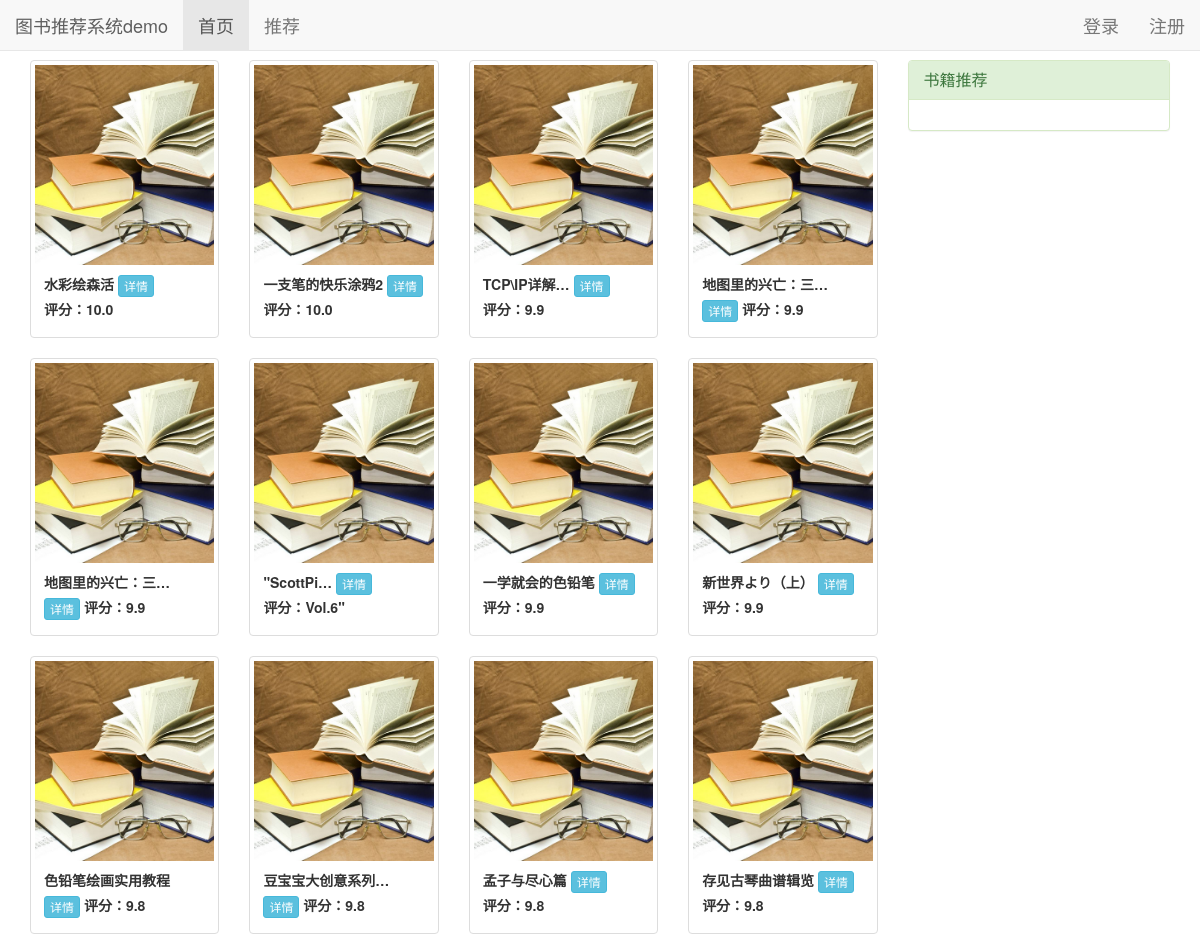
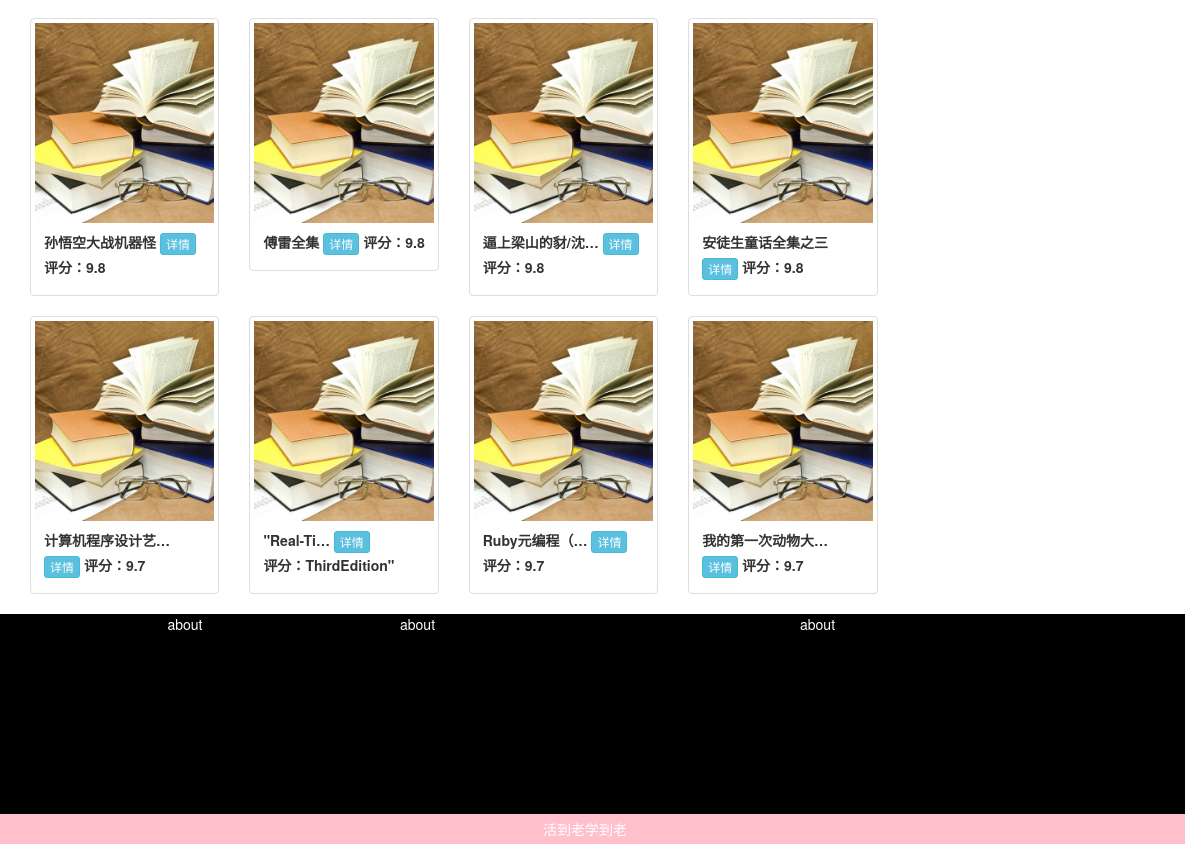
The page / on the database its author committed (2 pictures, top to bottom).
### bookStore/models.py (models this page shows, shortened)
class Book(models.Model):
    name=models.CharField(verbose_name='书名',max_length=50,blank=False,default='')
    rating=models.CharField(verbose_name='评分',max_length=5,default='0')
    price=models.FloatField(verbose_name='价格',blank=False,default=0)
    cover=models.ImageField(verbose_name='封面',upload_to='upload/%Y/%m/%d',default='img/default.png',storage=ImageStorage())
    introduction=models.CharField(verbose_name='介绍',max_length=200,blank=True,default='')
    publish=models.CharField(verbose_name='出版社',max_length=50,default='',blank=True)
    url=models.URLField(verbose_name='URL',blank=True,default='')
    class Meta:
        verbose_name='图书管理'
        verbose_name_plural='图书管理'

### bookStore/views.py (the view)
# urls.py: path('',views.index,name='index'),
def index(request):
    book_list =Book.objects.alias()[:20]
    return render(request,'home/index.html',locals())

### templates/home/index.html (shortened to what this page needs)
{%extends 'base.html'%}
{%block content%}
            <div class="row">
                {% for book in book_list %}
                <div class="col-md-3">
                    <div class="thumbnail">
                        <img style="height:200px;" src="{{ MEDIA_URL }}{{ book.cover }}"
                        alt="通用的占位符缩略图">
                        <div class="caption">
                            <label>{{ book.name|truncatechars:9 }}</label>
                                <a href="{% url 'bookinfo' book.id %}" class="btn btn-info btn-xs" role="button">
                                    详情
                                </a>
                                <label>评分：{{ book.rating }}</label>
                        </div>
                    </div>
                </div>
                {% endfor %}
            </div>
{%endblock%}

### templates/base.html (shortened to what this page needs)
{% load static %}
<!DOCTYPE html>
<html>
<head>
	<link rel="stylesheet" href="{% static  'css/bootstrap.min.css' %}">
</head>
<body>
<nav class="navbar navbar-default navbar-fixed-top" role="navigation">
	<div class="container-fluid">
	<div class="navbar-header" style="font-size:20px;">
		<a class="navbar-brand" href="#">图书推荐系统demo</a>
	</div>
        <div style="font-size:18px;">
            <ul class="nav navbar-nav navbar-right">
                {% if request.user.is_authenticated %}
                    <li><a href="" >欢迎:{{ request.user.username }}</a></li>
                    <li><a href="{% url 'logout' %}" rel="nofollow" >退出</a></li>
                {% else %}
                    <li><a href="{% url 'login' %}" >登录</a></li>
                    <li><a href="{% url 'register' %}" rel="nofollow" >注册</a></li>
                {% endif %}
            </ul>
        </div>
	<div style="font-size:18px;">
		<ul class="nav navbar-nav">
			<li class="active"><a href="/">首页</a></li>
			<li><a href="{% url 'recommend_book' %}">推荐</a></li>
		</ul>
	</div>
	</div>
</nav>
<div class="container" style="margin-top:60px;">
    <div class="row">
        <div class="col-md-9">
{%block content%}
            {%endblock%}
        </div>
        <div class="col-md-3" >
            <div class="panel panel-success">
    <div class="panel-heading">
        <h3 class="panel-title">
            书籍推荐
        </h3>
    </div>
    <div class="panel-body">
    </div>
</div>
        </div>
    </div>
</div>
<div class="row" style="height:200px;width:100%;background:black;color:white">
    <div class="col-md-4" style="text-align:center">
        about
    </div>
        <div class="col-md-4">
        about
    </div>
        <div class="col-md-4">
        about
    </div>
</div>
<div class="row" style="height:30px;color:white;width:100%;background:pink;text-align:center;line-height:30px;">活到老学到老</div>
</body>
</html>

### rows shown on the page
Book: cover (placeholder picture), name "水彩绘森活", rating "10.0"
Book: cover (placeholder picture), name "一支笔的快乐涂鸦2", rating "10.0"
Book: cover (placeholder picture), name "TCP\\IP详解…", rating "9.9"
Book: cover (placeholder picture), name "地图里的兴亡：三…", rating "9.9"
Book: cover (placeholder picture), name "地图里的兴亡：三…", rating "9.9"
Book: cover (placeholder picture), name "\"ScottPi…", rating "Vol.6\""
Book: cover (placeholder picture), name "一学就会的色铅笔", rating "9.9"
Book: cover (placeholder picture), name "新世界より（上）", rating "9.9"
Book: cover (placeholder picture), name "色铅笔绘画实用教程", rating "9.8"
Book: cover (placeholder picture), name "豆宝宝大创意系列…", rating "9.8"
Book: cover (placeholder picture), name "孟子与尽心篇", rating "9.8"
Book: cover (placeholder picture), name "存见古琴曲谱辑览", rating "9.8"
Book: cover (placeholder picture), name "孙悟空大战机器怪", rating "9.8"
Book: cover (placeholder picture), name "傅雷全集", rating "9.8"
Book: cover (placeholder picture), name "逼上梁山的豺/沈…", rating "9.8"
Book: cover (placeholder picture), name "安徒生童话全集之三", rating "9.8"
Book: cover (placeholder picture), name "计算机程序设计艺…", rating "9.7"
Book: cover (placeholder picture), name "\"Real-Ti…", rating "ThirdEdition\""
Book: cover (placeholder picture), name "Ruby元编程（…", rating "9.7"
Book: cover (placeholder picture), name "我的第一次动物大…", rating "9.7"
